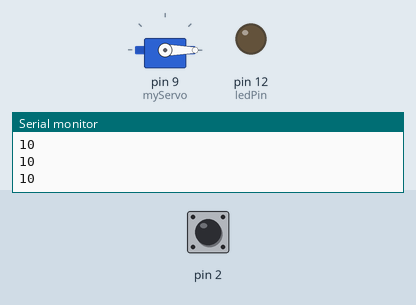
The sketch below on a simulated Arduino Uno, built with avr-gcc and run on an emulated ATmega328P. Shown: servo, output pins drawn as LEDs (lit = HIGH), the last lines printed to the serial monitor. The test bench sets the inputs (shaded band); at power-on: pin 2 HIGH.

Above: at 3.8 s.
3.9 s: pin 2 pulled LOW for 1.3 s
At 5.3 s:
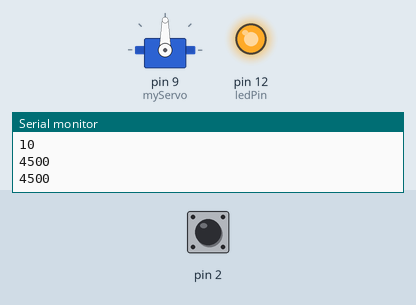
7.5 s: pin 2 pulled LOW for 3.2 s
At 11.5 s:
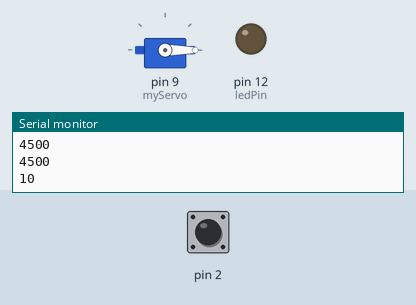
Timing chart, 0 to 13.0 s (numbered marks = the images above; inputs shaded):
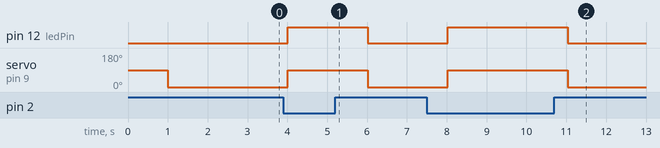

The sketch:

capacitivearduino.ino
```cpp
#include <CapacitiveSensor.h>

CapacitiveSensor capSensor = CapacitiveSensor(4,2);

#include <Servo.h>
Servo myServo;
int threshold = 100;
const int ledPin = 12;

void setup() {
Serial.begin(9600);
pinMode(ledPin, OUTPUT);
myServo.attach(9);


}

void loop() {
delay(1000);
long sensorValue = capSensor.capacitiveSensor(30);
Serial.println(sensorValue);

if (sensorValue > threshold) {

digitalWrite(ledPin, HIGH);
myServo.write(90);
}

else {

digitalWrite(ledPin, LOW);
myServo.write(-50);
}

}
```

Measured:
- after the input at 3.9 s, pin 12 (ledPin): LOW → HIGH after 0.11 s, → LOW 2.0 s later; servo on pin 9 (myServo): 0° → 90° after 0.11 s, → 0° 2.0 s later
- after the input at 7.5 s, pin 12 (ledPin): LOW → HIGH after 0.53 s, → LOW 3.0 s later; servo on pin 9 (myServo): 0° → 90° after 0.53 s, → 0° 3.0 s later
